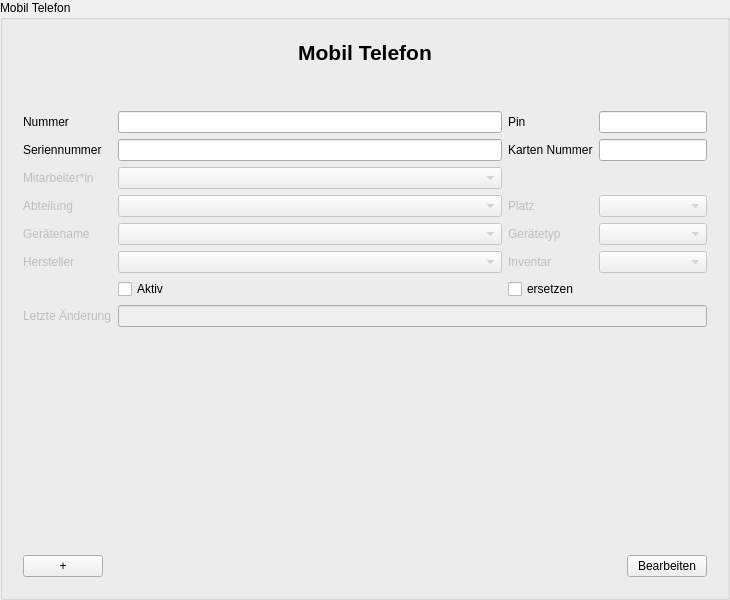
<?xml version="1.0" encoding="UTF-8" ?>
<ui version="4.0">
 <class>MobileInputArea</class>
 <widget class="QGroupBox" name="MobileInputArea">
  <property name="geometry">
   <rect>
    <x>0</x>
    <y>0</y>
    <width>730</width>
    <height>600</height>
   </rect>
  </property>
  <property name="windowTitle">
   <string>Mobil Telefon</string>
  </property>
  <property name="accessibleName">
   <string>MobileInputDialog</string>
  </property>
  <property name="title">
   <string>Mobil Telefon</string>
  </property>
  <layout class="QVBoxLayout" name="verticalLayout_3">
   <item>
    <widget class="QWidget" name="formLayoutWidget" native="true">
     <layout class="QVBoxLayout" name="verticalLayout_2">
      <item>
       <layout class="QVBoxLayout" name="verticalLayout">
        <item>
         <widget class="QLabel" name="headerLabel">
          <property name="font">
           <font>
            <pointsize>16</pointsize>
            <weight>75</weight>
            <bold>true</bold>
           </font>
          </property>
          <property name="text">
           <string>Mobil Telefon</string>
          </property>
          <property name="alignment">
           <set>Qt::AlignCenter</set>
          </property>
         </widget>
        </item>
       </layout>
      </item>
      <item>
       <spacer name="verticalSpacer">
        <property name="orientation">
         <enum>Qt::Vertical</enum>
        </property>
        <property name="sizeType">
         <enum>QSizePolicy::Preferred</enum>
        </property>
        <property name="sizeHint" stdset="0">
         <size>
          <width>20</width>
          <height>40</height>
         </size>
        </property>
       </spacer>
      </item>
      <item>
       <layout class="QGridLayout" name="gridLayout">
        <item row="3" column="0">
         <widget class="QLabel" name="departmentLabel">
          <property name="enabled">
           <bool>false</bool>
          </property>
          <property name="text">
           <string>Abteilung</string>
          </property>
          <property name="buddy">
           <cstring>departmentComboBox</cstring>
          </property>
         </widget>
        </item>
        <item row="3" column="3">
         <widget class="QLabel" name="placeLabel">
          <property name="enabled">
           <bool>false</bool>
          </property>
          <property name="text">
           <string>Platz</string>
          </property>
          <property name="buddy">
           <cstring>placeComboBox</cstring>
          </property>
         </widget>
        </item>
        <item row="4" column="2">
         <widget class="QComboBox" name="deviceNameComboBox">
          <property name="enabled">
           <bool>false</bool>
          </property>
         </widget>
        </item>
        <item row="0" column="2">
         <widget class="QLineEdit" name="numberLineEdit" />
        </item>
        <item row="5" column="2">
         <widget class="QComboBox" name="manufacturerComboBox">
          <property name="enabled">
           <bool>false</bool>
          </property>
         </widget>
        </item>
        <item row="0" column="3">
         <widget class="QLabel" name="pinLabel">
          <property name="text">
           <string>Pin</string>
          </property>
          <property name="buddy">
           <cstring>pinLineEdit</cstring>
          </property>
         </widget>
        </item>
        <item row="0" column="0">
         <widget class="QLabel" name="numberLabel">
          <property name="text">
           <string>Nummer</string>
          </property>
          <property name="buddy">
           <cstring>numberLineEdit</cstring>
          </property>
         </widget>
        </item>
        <item row="2" column="2">
         <widget class="QComboBox" name="employeeComboBox">
          <property name="enabled">
           <bool>false</bool>
          </property>
         </widget>
        </item>
        <item row="2" column="0">
         <widget class="QLabel" name="employeeLabel">
          <property name="enabled">
           <bool>false</bool>
          </property>
          <property name="text">
           <string>Mitarbeiter*in</string>
          </property>
          <property name="buddy">
           <cstring>employeeComboBox</cstring>
          </property>
         </widget>
        </item>
        <item row="5" column="0">
         <widget class="QLabel" name="manufacturerLabel">
          <property name="enabled">
           <bool>false</bool>
          </property>
          <property name="text">
           <string>Hersteller</string>
          </property>
          <property name="buddy">
           <cstring>manufacturerComboBox</cstring>
          </property>
         </widget>
        </item>
        <item row="1" column="0">
         <widget class="QLabel" name="serialNumberLabel">
          <property name="text">
           <string>Seriennummer</string>
          </property>
          <property name="buddy">
           <cstring>serialNumberLineEdit</cstring>
          </property>
         </widget>
        </item>
        <item row="4" column="3">
         <widget class="QLabel" name="deviceTypeLabel">
          <property name="enabled">
           <bool>false</bool>
          </property>
          <property name="text">
           <string>Gerätetyp</string>
          </property>
          <property name="buddy">
           <cstring>deviceTypeComboBox</cstring>
          </property>
         </widget>
        </item>
        <item row="1" column="3">
         <widget class="QLabel" name="cardNumberLabel">
          <property name="text">
           <string>Karten Nummer</string>
          </property>
          <property name="buddy">
           <cstring>cardNumberLineEdit</cstring>
          </property>
         </widget>
        </item>
        <item row="1" column="2">
         <widget class="QLineEdit" name="serialNumberLineEdit" />
        </item>
        <item row="4" column="0">
         <widget class="QLabel" name="deviceNameLabel">
          <property name="enabled">
           <bool>false</bool>
          </property>
          <property name="text">
           <string>Gerätename</string>
          </property>
          <property name="buddy">
           <cstring>deviceNameComboBox</cstring>
          </property>
         </widget>
        </item>
        <item row="3" column="2">
         <widget class="QComboBox" name="departmentComboBox">
          <property name="enabled">
           <bool>false</bool>
          </property>
         </widget>
        </item>
        <item row="6" column="3" colspan="3">
         <widget class="QCheckBox" name="replaceCheckBox">
          <property name="text">
           <string>ersetzen</string>
          </property>
         </widget>
        </item>
        <item row="5" column="3">
         <widget class="QLabel" name="inventoryLabel">
          <property name="enabled">
           <bool>false</bool>
          </property>
          <property name="text">
           <string>Inventar</string>
          </property>
          <property name="buddy">
           <cstring>inventoryComboBox</cstring>
          </property>
         </widget>
        </item>
        <item row="6" column="2">
         <widget class="QCheckBox" name="activeCheckBox">
          <property name="text">
           <string>Aktiv</string>
          </property>
         </widget>
        </item>
        <item row="7" column="0">
         <widget class="QLabel" name="lastUpdateLabel">
          <property name="enabled">
           <bool>false</bool>
          </property>
          <property name="text">
           <string>Letzte Änderung</string>
          </property>
         </widget>
        </item>
        <item row="7" column="2" colspan="4">
         <widget class="QLineEdit" name="lastUpdateLineEdit">
          <property name="enabled">
           <bool>false</bool>
          </property>
         </widget>
        </item>
        <item row="0" column="4" colspan="2">
         <widget class="QLineEdit" name="pinLineEdit">
          <property name="clearButtonEnabled">
           <bool>true</bool>
          </property>
         </widget>
        </item>
        <item row="1" column="4" colspan="2">
         <widget class="QLineEdit" name="cardNumberLineEdit" />
        </item>
        <item row="3" column="4" colspan="2">
         <widget class="QComboBox" name="placeComboBox">
          <property name="enabled">
           <bool>false</bool>
          </property>
         </widget>
        </item>
        <item row="4" column="4" colspan="2">
         <widget class="QComboBox" name="deviceTypeComboBox">
          <property name="enabled">
           <bool>false</bool>
          </property>
         </widget>
        </item>
        <item row="5" column="4" colspan="2">
         <widget class="QComboBox" name="inventoryComboBox">
          <property name="enabled">
           <bool>false</bool>
          </property>
         </widget>
        </item>
       </layout>
      </item>
      <item>
       <spacer name="verticalSpacer_2">
        <property name="orientation">
         <enum>Qt::Vertical</enum>
        </property>
        <property name="sizeHint" stdset="0">
         <size>
          <width>20</width>
          <height>40</height>
         </size>
        </property>
       </spacer>
      </item>
      <item>
       <layout class="QHBoxLayout" name="horizontalLayout">
        <item>
         <widget class="QPushButton" name="addPushButton">
          <property name="text">
           <string>+</string>
          </property>
         </widget>
        </item>
        <item>
         <spacer name="horizontalSpacer">
          <property name="orientation">
           <enum>Qt::Horizontal</enum>
          </property>
          <property name="sizeHint" stdset="0">
           <size>
            <width>40</width>
            <height>20</height>
           </size>
          </property>
         </spacer>
        </item>
        <item>
         <widget class="QPushButton" name="editFinishPushButton">
          <property name="text">
           <string>Bearbeiten</string>
          </property>
         </widget>
        </item>
       </layout>
      </item>
     </layout>
    </widget>
   </item>
  </layout>
 </widget>
 <tabstops>
  <tabstop>numberLineEdit</tabstop>
  <tabstop>pinLineEdit</tabstop>
  <tabstop>serialNumberLineEdit</tabstop>
  <tabstop>cardNumberLineEdit</tabstop>
  <tabstop>employeeComboBox</tabstop>
  <tabstop>departmentComboBox</tabstop>
  <tabstop>placeComboBox</tabstop>
  <tabstop>deviceNameComboBox</tabstop>
  <tabstop>deviceTypeComboBox</tabstop>
  <tabstop>manufacturerComboBox</tabstop>
  <tabstop>inventoryComboBox</tabstop>
  <tabstop>activeCheckBox</tabstop>
  <tabstop>replaceCheckBox</tabstop>
  <tabstop>lastUpdateLineEdit</tabstop>
  <tabstop>addPushButton</tabstop>
  <tabstop>editFinishPushButton</tabstop>
 </tabstops>
 <resources />
 <connections />
</ui>
